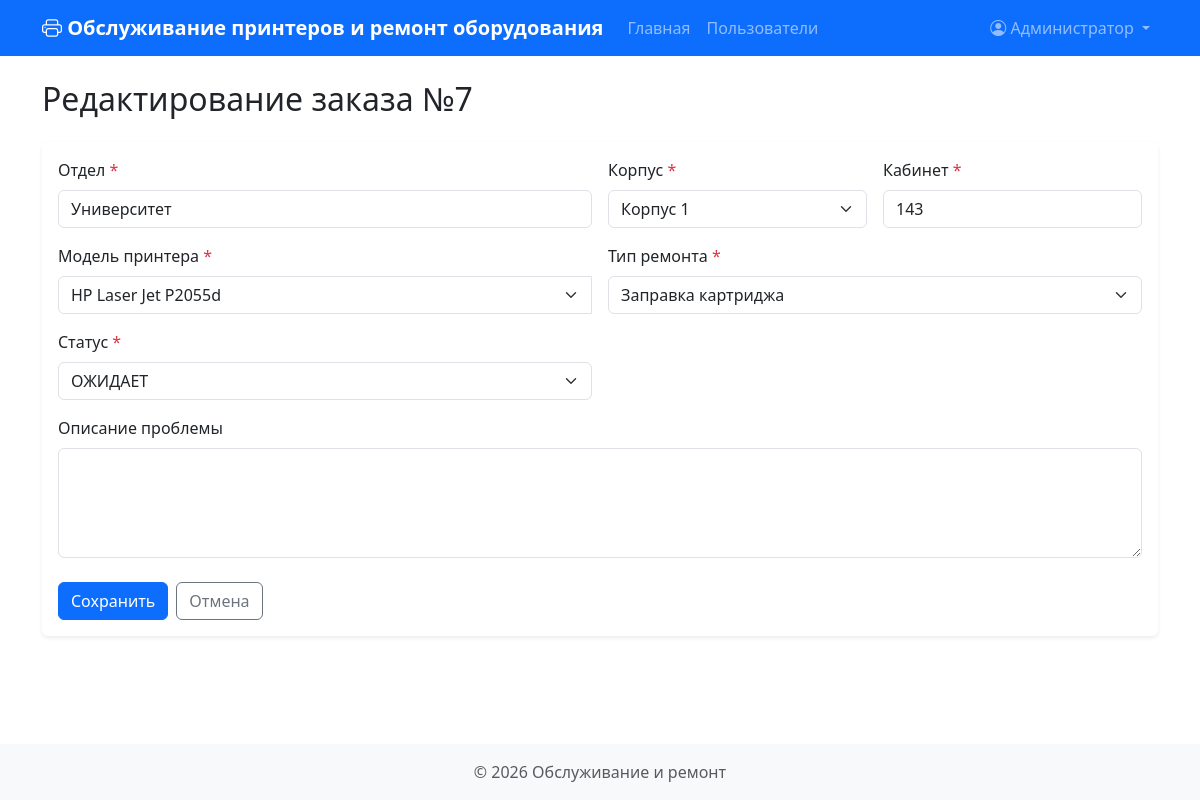
Screenshot of /?action=edit_order&id=7 (signed in) with the database file from the repository.
### tables this page shows
CREATE TABLE orders (
                id INTEGER PRIMARY KEY AUTOINCREMENT,
                user_id INTEGER NOT NULL,
                department TEXT NOT NULL,
                building TEXT NOT NULL,
                room TEXT NOT NULL,
                printer_model TEXT NOT NULL,
                repair_type TEXT NOT NULL,
                description TEXT,
                status TEXT DEFAULT 'ОЖИДАЕТ',
                status_changed_at DATETIME DEFAULT CURRENT_TIMESTAMP,
                created_at DATETIME DEFAULT CURRENT_TIMESTAMP,
                updated_at DATETIME DEFAULT CURRENT_TIMESTAMP,
                FOREIGN KEY (user_id) REFERENCES users(id)
            );

### functions.php (called while the page is built, shortened)
<?php
function url($path = '') {
    if (strpos($path, '/') === 0) {
        return BASE_PATH . $path;
    }
    return BASE_PATH . '/' . $path;
}
function render($template, $data = []) {
    extract($data);
    $templateFile = TEMPLATE_DIR . '/' . $template . '.php';
    include $templateFile;
    $content = ob_get_clean();
    return $content;
}
function renderPage($template, $data = []) {
    $content = render($template, $data);
    include LAYOUT_DIR . '/layout.php';
}
function getRepairTypes() {
    return [
        'Заправка картриджа' => 'Заправка картриджа',
        'Замена картриджа' => 'Замена картриджа',
        'Ремонт принтера' => 'Ремонт принтера',
        'Чистка принтера' => 'Чистка принтера',
        'Замена деталей' => 'Замена деталей',
        'Диагностика' => 'Диагностика',
        'Другое' => 'Другое'
    ];
}
function getPrinterModels() {
    $db = Database::getInstance();
    $models = $db->getPrinterModels();
    $result = ['' => 'Выберите модель'];
    foreach ($models as $model) {
        $result[$model['name']] = $model['name'];
    }
    return $result;
}
function getBuildings() {
    $db = Database::getInstance();
    $buildings = $db->getBuildings();
    $result = ['' => 'Выберите корпус'];
    foreach ($buildings as $building) {
        $result[$building['name']] = $building['name'];
    }
    return $result;
}
function getAllStatuses() {
    return [
        STATUS_WAITING,
        STATUS_IN_PROGRESS,
        STATUS_CLOSED,
        STATUS_COMPLETED,
        STATUS_VIEWED
    ];
}

### database.php (called while the page is built, shortened)
<?php
class Database {
    private $db;
    private static $instance = null;
    public static function getInstance() {
        if (self::$instance === null) {
            self::$instance = new self();
        }
        return self::$instance;
    }
    private function connect() {
        try {
            $this->db = new PDO('sqlite:' . DB_PATH);
            $this->db->setAttribute(PDO::ATTR_ERRMODE, PDO::ERRMODE_EXCEPTION);
            $this->db->setAttribute(PDO::ATTR_DEFAULT_FETCH_MODE, PDO::FETCH_ASSOC);
        } catch (PDOException $e) {
            die('Ошибка подключения к базе данных: ' . $e->getMessage());
        }
    }
    public function initTables() {
        $this->db->exec("
            CREATE TABLE IF NOT EXISTS users (
                id INTEGER PRIMARY KEY AUTOINCREMENT,
                username TEXT UNIQUE NOT NULL,
                password TEXT NOT NULL,
                role TEXT NOT NULL,
                full_name TEXT,
                email TEXT,
                department TEXT,
                created_at DATETIME DEFAULT CURRENT_TIMESTAMP
            )
        ");
        $this->db->exec("
            CREATE TABLE IF NOT EXISTS orders (
                id INTEGER PRIMARY KEY AUTOINCREMENT,
                user_id INTEGER NOT NULL,
                department TEXT NOT NULL,
                building TEXT NOT NULL,
                room TEXT NOT NULL,
                printer_model TEXT NOT NULL,
                repair_type TEXT NOT NULL,
                description TEXT,
                status TEXT DEFAULT 'ОЖИДАЕТ',
                status_changed_at DATETIME DEFAULT CURRENT_TIMESTAMP,
                created_at DATETIME DEFAULT CURRENT_TIMESTAMP,
                updated_at DATETIME DEFAULT CURRENT_TIMESTAMP,
                FOREIGN KEY (user_id) REFERENCES users(id)
            )
        ");
        $this->db->exec("
            CREATE TABLE IF NOT EXISTS status_history (
                id INTEGER PRIMARY KEY AUTOINCREMENT,
                order_id INTEGER NOT NULL,
                status TEXT NOT NULL,
                changed_at DATETIME DEFAULT CURRENT_TIMESTAMP,
                changed_by INTEGER,
                FOREIGN KEY (order_id) REFERENCES orders(id),
                FOREIGN KEY (changed_by) REFERENCES users(id)
            )
        ");
        $this->db->exec("
            CREATE TABLE IF NOT EXISTS buildings (
                id INTEGER PRIMARY KEY AUTOINCREMENT,
                name TEXT UNIQUE NOT NULL,
                created_at DATETIME DEFAULT CURRENT_TIMESTAMP
            )
        ");
        $this->db->exec("
            CREATE TABLE IF NOT EXISTS printer_models (
                id INTEGER PRIMARY KEY AUTOINCREMENT,
                name TEXT UNIQUE NOT NULL,
                created_at DATETIME DEFAULT CURRENT_TIMESTAMP
            )
        ");
        $this->db->exec("
            CREATE TABLE IF NOT EXISTS wishes (
                id INTEGER PRIMARY KEY AUTOINCREMENT,
                user_id INTEGER NOT NULL,
                text TEXT NOT NULL,
                status TEXT DEFAULT 'активно',
                created_at DATETIME DEFAULT CURRENT_TIMESTAMP,
                updated_at DATETIME DEFAULT CURRENT_TIMESTAMP,
                FOREIGN KEY (user_id) REFERENCES users(id)
            )
        ");
        $this->db->exec("
            CREATE TABLE IF NOT EXISTS repairs (
                id INTEGER PRIMARY KEY AUTOINCREMENT,
                user_id INTEGER NOT NULL,
                title TEXT NOT NULL,
                description TEXT NOT NULL,
                building TEXT NOT NULL DEFAULT '',
                room TEXT NOT NULL DEFAULT '',
                status TEXT DEFAULT 'ОЖИДАЕТ',
                created_at DATETIME DEFAULT CURRENT_TIMESTAMP,
                updated_at DATETIME DEFAULT CURRENT_TIMESTAMP,
                FOREIGN KEY (user_id) REFERENCES users(id)
            )
        ");
        try {
            $this->db->exec("ALTER TABLE repairs ADD COLUMN building TEXT NOT NULL DEFAULT ''");
        } catch (PDOException $e) {
        }
        try {
            $this->db->exec("ALTER TABLE repairs ADD COLUMN room TEXT NOT NULL DEFAULT ''");
        } catch (PDOException $e) {
        }
    }
    public function getBuildings() {
        $stmt = $this->db->query("SELECT * FROM buildings ORDER BY name");
        return $stmt->fetchAll();
    }
    public function getPrinterModels() {
        $stmt = $this->db->query("SELECT * FROM printer_models ORDER BY name");
        return $stmt->fetchAll();
    }
    public function getOrderById($id) {
        $stmt = $this->db->prepare("
            SELECT o.*, u.username, u.full_name
            FROM orders o
            LEFT JOIN users u ON o.user_id = u.id
            WHERE o.id = ?
        ");
        $stmt->execute([$id]);
        return $stmt->fetch();
    }
}

### templates/edit_order.php (the view, shortened to what this page needs)
<h2 class="mb-4">Редактирование заказа №<?php echo $order['id']; ?></h2>
<div class="card">
    <div class="card-body">
        <form method="POST" action="/?action=edit_order&id=<?php echo $order['id']; ?>">
            <div class="row g-3">
                <div class="col-md-6">
                    <label for="department" class="form-label">Отдел <span class="text-danger">*</span></label>
                    <input type="text" class="form-control" id="department" name="department" required
                           value="<?php echo htmlspecialchars($order['department']); ?>">
                </div>
                <div class="col-md-3">
                    <label for="building" class="form-label">Корпус <span class="text-danger">*</span></label>
                    <select class="form-select" id="building" name="building" required>
                        <?php foreach (getBuildings() as $value => $label): ?>
                            <option value="<?php echo htmlspecialchars($value); ?>" <?php echo $order['building'] === $value ? 'selected' : ''; ?>>
                                <?php echo htmlspecialchars($label); ?>
                            </option>
                        <?php endforeach; ?>
                    </select>
                </div>
                <div class="col-md-3">
                    <label for="room" class="form-label">Кабинет <span class="text-danger">*</span></label>
                    <input type="text" class="form-control" id="room" name="room" required
                           value="<?php echo htmlspecialchars($order['room']); ?>">
                </div>
                <div class="col-md-6">
                    <label for="printer_model" class="form-label">Модель принтера <span class="text-danger">*</span></label>
                    <div class="input-group">
                        <select class="form-select" id="printer_model" name="printer_model" required>
                            <?php foreach (getPrinterModels() as $value => $label): ?>
                                <option value="<?php echo htmlspecialchars($label); ?>" <?php echo $order['printer_model'] === $label ? 'selected' : ''; ?>>
                                    <?php echo htmlspecialchars($label); ?>
                                </option>
                            <?php endforeach; ?>
                        </select>
                    </div>
                </div>
                <div class="col-md-6">
                    <label for="repair_type" class="form-label">Тип ремонта <span class="text-danger">*</span></label>
                    <select class="form-select" id="repair_type" name="repair_type" required>
                        <?php foreach (getRepairTypes() as $value => $label): ?>
                            <option value="<?php echo htmlspecialchars($label); ?>" <?php echo $order['repair_type'] === $label ? 'selected' : ''; ?>>
                                <?php echo htmlspecialchars($label); ?>
                            </option>
                        <?php endforeach; ?>
                    </select>
                </div>
                <div class="col-md-6">
                    <label for="status" class="form-label">Статус <span class="text-danger">*</span></label>
                    <select class="form-select" id="status" name="status" required>
                        <?php foreach (getAllStatuses() as $status): ?>
                            <option value="<?php echo htmlspecialchars($status); ?>" <?php echo $order['status'] === $status ? 'selected' : ''; ?>>
                                <?php echo htmlspecialchars($status); ?>
                            </option>
                        <?php endforeach; ?>
                    </select>
                </div>
                <div class="col-md-12">
                    <label for="description" class="form-label">Описание проблемы</label>
                    <textarea class="form-control" id="description" name="description" rows="4"><?php echo htmlspecialchars($order['description'] ?? ''); ?></textarea>
                </div>
            </div>
            <div class="d-flex gap-2 mt-4">
                <button type="submit" class="btn btn-primary">Сохранить</button>
                <a href="<?php echo url('/?action=view_order&id=' . $order['id']); ?>" class="btn btn-outline-secondary">Отмена</a>
            </div>
        </form>
    </div>
</div>

### templates/layout.php (style rules this page uses)
body { min-height: 100vh; display: flex; flex-direction: column; }
.card { border: none; box-shadow: 0 0.125rem 0.25rem rgba(0, 0, 0, 0.075); }
.btn { border-radius: 0.375rem; }
.form-control, .form-select { border-radius: 0.375rem; }

### rows the page displays
orders: id "7", department "Университет", building "Корпус 1", room "143", printer_model "HP Laser Jet P2055d", repair_type "Заправка картриджа", status "ОЖИДАЕТ"

### other values shown
getCurrentUser()['full_name'] "Администратор"
